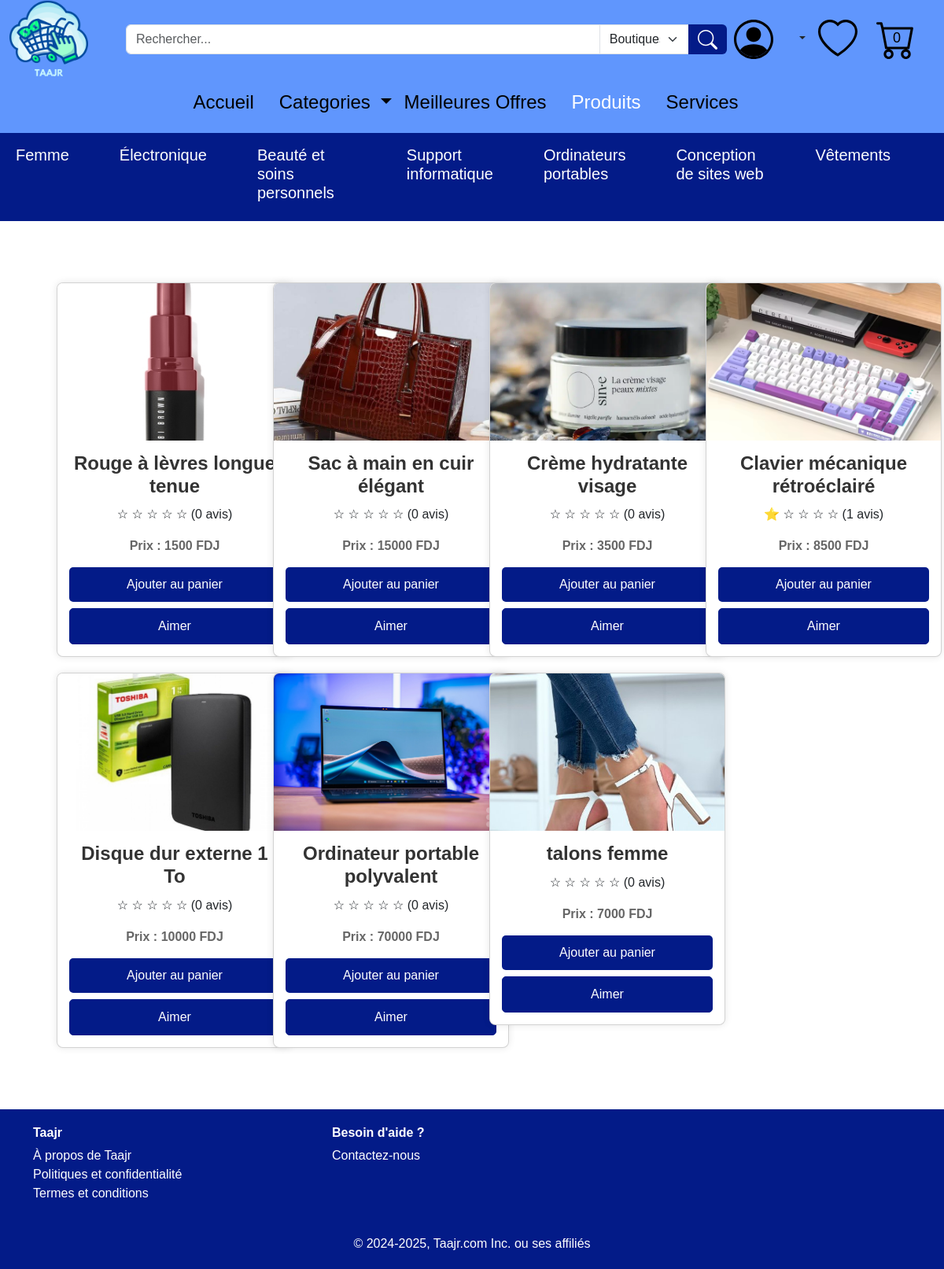
The app's page /Produits with its own data.
### tables this page shows
CREATE TABLE "categorie" (
    ID_cat INTEGER PRIMARY KEY AUTOINCREMENT,
    nom_cat CHAR(50)
, description CHAR(255), image CHAR(100));

CREATE TABLE "offre" (
    ID_off INTEGER PRIMARY KEY AUTOINCREMENT,
    libelle_off CHAR(50),
    description_off CHAR(50),
    quantite_en_stock INTEGER,
    prix_off INTEGER,
    date_off DATE DEFAULT (date('now', 'localtime')),
    type_off CHAR(50),
    ID_uti INTEGER, image_off CHAR(50),
    FOREIGN KEY (ID_uti) REFERENCES "utilisateur"(ID_uti)
);

### app.py (the view)
@app.route('/Produits')
def Produits():
    products = db.execute("""
        SELECT offre.*,
               COUNT(avis.ID_avis) AS reviews_count,
               COALESCE(AVG(avis.Etoiles), 0) AS avg_stars
        FROM offre
        LEFT JOIN avis ON offre.ID_off = avis.ID_off
        WHERE type_off = 'Produit'
        GROUP BY offre.ID_off
    """)
    cart_ids = []
    if ('user_id' in session):
        cart_items = db.execute("SELECT ID_off FROM panier WHERE ID_uti = ?", session['user_id'])
        cart_ids = [item['ID_off'] for item in cart_items]
    return render_template('Produits.html', products=products, cart_ids=cart_ids)

### app.py (called while the page is built)
@app.context_processor
def inject_user_id():
    return dict(user_id=session.get('user_id'))

@app.context_processor
def inject_user_info():
    user_id = session.get('user_id')
    if user_id:
        user = db.execute("SELECT nom_uti, prenom_uti, email_uti, telephone, date_naissance, genre, type_uti FROM utilisateur WHERE ID_uti = ?", user_id)
        if user:
            return dict(user_name=f"{user[0]['prenom_uti']} {user[0]['nom_uti']}")
    return dict(user_name=None)

@app.context_processor
def inject_categories():
    categories = db.execute("SELECT ID_cat, nom_cat FROM categorie")
    return dict(categories=categories)

@app.context_processor
def inject_favoris_ids():
    user_id = session.get('user_id')
    if user_id:
        favoris = db.execute("SELECT ID_off FROM likes WHERE ID_uti = ?", user_id)
        favoris_ids = [item['ID_off'] for item in favoris]
        return dict(favoris_ids=favoris_ids)
    return dict(favoris_ids=[])

@app.context_processor
def inject_cart_ids():
    if 'user_id' in session:
        cart_items = db.execute("SELECT ID_off FROM panier WHERE ID_uti = ?", session['user_id'])
        cart_ids = [item['ID_off'] for item in cart_items]
        cart_ids = [item['ID_off'] for item in cart_items]
    else:
        cart_ids = []
    return dict(cart_ids=cart_ids)

@app.context_processor
def inject_top_categories():
    top_categories = db.execute("""
        SELECT categorie.ID_cat, categorie.nom_cat, COUNT(offre.ID_off) AS offer_count
        FROM categorie
        JOIN appartenir ON categorie.ID_cat = appartenir.ID_cat
        JOIN offre ON appartenir.ID_off = offre.ID_off
        GROUP BY categorie.ID_cat
        ORDER BY offer_count DESC
        LIMIT 7
    """)
    return dict(top_categories=top_categories)

### templates/Produits.html (shortened to what this page needs)
{% extends "layout.html" %}
{% block content %}
    <div class="product-container">
        <div class="row">
            {% for product in products %}
            <div class="col-md-3">
                <a href="{{ url_for('offre_details', offre_id=product.ID_off) }}">
                    <div class="card product-card">
                        <div class="card-img-top">
                            <img src="/static/{{ product.image_off}}" alt="Image de Produit" class="card-img-top">
                        </div>
                        <div class="card-body">
                            <h5 class="card-title">{{ product.libelle_off }}</h5>
                            <p class="rating">
                                {% for i in range(1,6) %}
                                    {% if product.avg_stars >= i %}
                                        ⭐
                                    {% elif product.avg_stars >= i - 0.5 %}
                                        ☆
                                    {% else %}
                                        ☆
                                    {% endif %}
                                {% endfor %}
                                ({{ product.reviews_count }} avis)
                            </p>
                            <p class="card-text fw-bold">Prix : {{ product.prix_off }}  FDJ</p>
                            {% if product.ID_off in cart_ids %}
                                <button class="btn btn-secondary" disabled>Dans le panier</button>
                            {% else %}
                                <form method="POST" action="{{ url_for('Ajouter_au_panier') }}">
                                    <button type="submit" class="btn btn-primary">Ajouter au panier</button>
                                </form>
                            {% endif %}
                            {% if product.ID_off in favoris_ids %}
                                <form method="POST" action="{{ url_for('unlike_offer') }}">
                                    <input type="hidden" name="offer_id" value="{{ product.ID_off }}">
                                    <button type="submit" class="btn btn-danger mt-2">Retirer des favoris</button>
                                </form>
                            {% else %}
                                <form method="POST" action="{{ url_for('like_offer') }}">
                                    <button type="submit" class="btn btn-outline-primary mt-2">Aimer</button>
                                </form>
                            {% endif %}
                        </div>
                    </div>
                </a>
            </div>
            {% endfor %}
        </div>
    </div>
{% endblock %}

### templates/layout.html (shortened to what this page needs)
<!DOCTYPE html>
<html lang="fr">
<head>
  <link href="/static/bootstrap-5.3.3-dist/css/bootstrap.min.css" rel="stylesheet">
  <link rel="stylesheet" href="/static/style.css">
  <link rel="stylesheet" href="{{ url_for('static', filename='style.css') }}">
</head>
<body>
    <header>
        <div style="background-color: #6096FD;">
            <div class="container-fluid d-flex align-items-center">
              <a href="/"><img src="/static/Images/Taajr(1).png" width="100px" class="me-5"></a>
              <form action="{{ url_for('search') }}" method="GET" class="d-flex justify-content-center my-3" style="width: 65%;">
                <div class="input-group">
                    <input type="text" name="query" class="form-control" placeholder="Rechercher..." required>
                    <select name="category" class="form-select" style="max-width: 15%;">
                        <option value="boutique">Boutiques</option>
                    </select>
                    <button type="submit" class="btn btn-primary"  style="background-color: #031B88; border-color: #031B88;">
                        <img src="/static/Images/search.svg" width="25px" height="25px">
                    </button>
                </div>
              </form>
              <div class="d-flex align-items-center ms-auto">
                  <div class="dropdown">
                      <div class="dropdown-toggle" id="userDropdown" role="button" data-bs-toggle="dropdown" aria-expanded="false">
                          <img src="/static/Images/Maquette Taajr/person-circle.svg" width="50px" class="me-4">
                      </div>
                  </div>
                  <a href="/Favoris" class="ms-3">
                    <img src="/static/Images/Maquette Taajr/heart.svg" width="50px" class="me-4">
                  </a>
                  <a href="{{ url_for('Panier') }}" class="cart-icon">
                      <img src="/static/Images/Maquette Taajr/cart.svg" width="50px" class="me-4">
                      <span class="cart-count">{{ cart_ids|length }}</span>
                  </a>
              </div>
            </div>
        </div>
        <nav class="navbar navbar-expand-lg navbar-dark" style="background-color: #6096FD;">
            <div class="container">
                <div class="collapse navbar-collapse justify-content-center" id="navbarNav">
                    <h4>
                        <ul class="navbar-nav ms-auto">
                            <li class="nav-item me-3">
                                <a class="nav-link {% if request.path == '/' %}text-white{% else %}text-black{% endif %}" href="/">Accueil</a>
                            </li>
                            <li class="nav-item dropdown">
                                <a class="nav-link dropdown-toggle  {% if request.path == '/Categories' %}text-white{% else %}text-black{% endif %}" href="#" id="categoriesDropdown" role="button" data-bs-toggle="dropdown" aria-expanded="false">
                                    Categories
                                </a>
                            </li>
                            <li class="nav-item me-3">
                                <a class="nav-link {% if request.path == '/meilleure_offre' %}text-white{% else %}text-black{% endif %}" href="/meilleure_offre">Meilleures Offres</a>
                            </li>
                            <li class="nav-item me-3">
                                <a class="nav-link {% if request.path == '/Produits' %}text-white{% else %}text-black{% endif %}" href="/Produits">Produits</a>
                            </li>
                            <li class="nav-item me-3">
                                <a class="nav-link {% if request.path == '/Services' %}text-white{% else %}text-black{% endif %}" href="/Services">Services</a>
                            </li>
                        </ul>
                    </h4>
                </div>
            </div>
        </nav>
            <nav class="navbar navbar-expand-lg navbar-light" style="background-color: #031B88;">
                <div class="container-fluid">
                    <div class="collapse navbar-collapse justify-content-center" id="subNavbarNav">
                        <h5>
                            <ul class="navbar-nav mx-auto">
                                {% for category in top_categories %}
                                <li class="nav-item me-5">
                                  <a class="nav-link text-white" href="{{ url_for('category_offers', category_id=category.ID_cat) }}">{{ category.nom_cat }}</a>
                                </li>
                                {% endfor %}
                            </ul>
                        </h5>
                    </div>
                </div>
            </nav>
    </header>
    <main>
        <div class="container my-5">
            {% block content %}
            {% endblock %}
        </div>
    </main>
    <footer class="footer text-white" style="background-color: #031B88;">
        <div class="container">
          <div class="row">
            <div class="col-md-4">
              <h6 class="fw-bold">Taajr</h6>
              <ul class="list-unstyled">
                <li><a href="/a_propos" class="text-white text-decoration-none">À propos de Taajr</a></li>
                <li><a href="/politique" class="text-white text-decoration-none">Politiques et confidentialité</a></li>
                <li><a href="/termes" class="text-white text-decoration-none">Termes et conditions</a></li>
              </ul>
            </div>
            <div class="col-md-4">
              <h6 class="fw-bold">Besoin d'aide ?</h6>
              <ul class="list-unstyled">
                <li><a href="/Contactez-nous" class="text-white text-decoration-none">Contactez-nous</a></li>
              </ul>
            </div>
          </div>
          <div class="text-center mt-4">
            <p class="mb-0">© 2024-2025, Taajr.com Inc. ou ses affiliés</p>
          </div>
        </div>
      </footer>
</body>
</html>

### static/style.css (style rules this page uses)
a { text-decoration: none; }
.product-container { flex-wrap: wrap; gap: 20px; justify-content: space-around; padding: 20px; }
.product-card { width: 300px; border-radius: 8px; overflow: hidden; box-shadow: 0 0 10px rgba(0, 0, 0, 0.1); margin: 10px; transition: transform 0.3s ease, box-shadow 0.3s ease; }
.product-card .card-img-top { width: 100%; height: 200px; background-color: #f4f4f4; display: flex; justify-content: center; align-items: center; color: #aaa; font-size: 1.2rem; text-align: center; }
.product-card .card-body { text-align: center; padding: 15px; }
.product-card h5 { font-size: 1.5rem; color: #333; margin-bottom: 10px; }
.product-card .card-text { font-size: 1rem; margin-bottom: 15px; color: #666; }
.product-card .btn { background-color: #031B88; border-color: #031B88; color: white; width: 100%; padding: 10px; border-radius: 5px; transition: background-color 0.3s ease; }
.card-img-top { width: 100%; height: 200px; object-fit: cover; }
.card-title { font-size: 1.25rem; font-weight: bold; }
.card-text { font-size: 0.9rem; color: #555; }
.btn-primary { background-color: #007bff; border: none; }

### templates/layout.html (style rules this page uses)
body { display: flex; flex-direction: column; min-height: 100vh; font-family: 'Arial', sans-serif; }
main { flex: 1; }
.product-card img { height: 300px; object-fit: cover; }
.footer { background-color: #6096FD; color: white; padding: 20px 0; margin-top: auto; }
.cart-icon { position: relative; display: inline-block; }
.cart-count { position: absolute; top: 50%; left: 50%; transform: translate(-100%, -55%); color: black; border-radius: 50%; padding: 2px 6px; font-size: 18px; }

### records on screen
categorie: nom_cat "Femme"
categorie: nom_cat "Électronique"
categorie: nom_cat "Beauté et soins personnels"
categorie: nom_cat "Support informatique"
categorie: nom_cat "Ordinateurs portables"
categorie: nom_cat "Conception de sites web"
categorie: nom_cat "Vêtements"
offre: image_off (picture), libelle_off "Rouge à lèvres longue tenue", reviews_count "0", prix_off "1500"
offre: image_off (picture), libelle_off "Sac à main en cuir élégant", reviews_count "0", prix_off "15000"
offre: image_off (picture), libelle_off "Crème hydratante visage", reviews_count "0", prix_off "3500"
offre: image_off (picture), libelle_off "Clavier mécanique rétroéclairé", reviews_count "1", prix_off "8500"
offre: image_off (picture), libelle_off "Disque dur externe 1 To", reviews_count "0", prix_off "10000"
offre: image_off (picture), libelle_off "Ordinateur portable polyvalent", reviews_count "0", prix_off "70000"
offre: image_off (picture), libelle_off "talons femme", reviews_count "0", prix_off "7000"

### other values on screen
{{ cart_ids|length }} "0"
